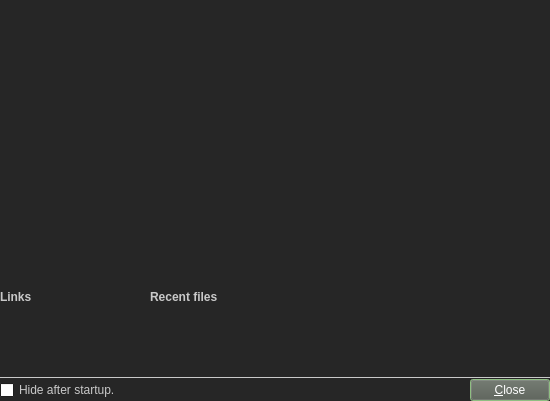
<?xml version="1.0" encoding="utf-8"?>
<ui version="4.0">
 <author>
    SPDX-FileCopyrightText: none
    SPDX-License-Identifier: GPL-3.0-or-later
  </author>
 <class>WdgSplash</class>
 <widget class="QWidget" name="WdgSplash">
  <property name="geometry">
   <rect>
    <x>0</x>
    <y>0</y>
    <width>550</width>
    <height>401</height>
   </rect>
  </property>
  <property name="sizePolicy">
   <sizepolicy hsizetype="Fixed" vsizetype="Preferred">
    <horstretch>0</horstretch>
    <verstretch>0</verstretch>
   </sizepolicy>
  </property>
  <property name="palette">
   <palette>
    <active>
     <colorrole role="WindowText">
      <brush brushstyle="SolidPattern">
       <color alpha="255">
        <red>201</red>
        <green>201</green>
        <blue>201</blue>
       </color>
      </brush>
     </colorrole>
     <colorrole role="Button">
      <brush brushstyle="SolidPattern">
       <color alpha="255">
        <red>64</red>
        <green>64</green>
        <blue>64</blue>
       </color>
      </brush>
     </colorrole>
     <colorrole role="Dark">
      <brush brushstyle="SolidPattern">
       <color alpha="255">
        <red>34</red>
        <green>32</green>
        <blue>31</blue>
       </color>
      </brush>
     </colorrole>
     <colorrole role="Text">
      <brush brushstyle="SolidPattern">
       <color alpha="255">
        <red>20</red>
        <green>19</green>
        <blue>18</blue>
       </color>
      </brush>
     </colorrole>
     <colorrole role="ButtonText">
      <brush brushstyle="SolidPattern">
       <color alpha="255">
        <red>201</red>
        <green>201</green>
        <blue>201</blue>
       </color>
      </brush>
     </colorrole>
     <colorrole role="Base">
      <brush brushstyle="SolidPattern">
       <color alpha="255">
        <red>255</red>
        <green>255</green>
        <blue>255</blue>
       </color>
      </brush>
     </colorrole>
     <colorrole role="Window">
      <brush brushstyle="SolidPattern">
       <color alpha="255">
        <red>38</red>
        <green>38</green>
        <blue>38</blue>
       </color>
      </brush>
     </colorrole>
     <colorrole role="Highlight">
      <brush brushstyle="SolidPattern">
       <color alpha="255">
        <red>153</red>
        <green>204</green>
        <blue>139</blue>
       </color>
      </brush>
     </colorrole>
     <colorrole role="Link">
      <brush brushstyle="SolidPattern">
       <color alpha="255">
        <red>233</red>
        <green>233</green>
        <blue>233</blue>
       </color>
      </brush>
     </colorrole>
     <colorrole role="LinkVisited">
      <brush brushstyle="SolidPattern">
       <color alpha="255">
        <red>202</red>
        <green>107</green>
        <blue>122</blue>
       </color>
      </brush>
     </colorrole>
    </active>
    <inactive>
     <colorrole role="WindowText">
      <brush brushstyle="SolidPattern">
       <color alpha="255">
        <red>201</red>
        <green>201</green>
        <blue>201</blue>
       </color>
      </brush>
     </colorrole>
     <colorrole role="Button">
      <brush brushstyle="SolidPattern">
       <color alpha="255">
        <red>64</red>
        <green>64</green>
        <blue>64</blue>
       </color>
      </brush>
     </colorrole>
     <colorrole role="Dark">
      <brush brushstyle="SolidPattern">
       <color alpha="255">
        <red>34</red>
        <green>32</green>
        <blue>31</blue>
       </color>
      </brush>
     </colorrole>
     <colorrole role="Text">
      <brush brushstyle="SolidPattern">
       <color alpha="255">
        <red>20</red>
        <green>19</green>
        <blue>18</blue>
       </color>
      </brush>
     </colorrole>
     <colorrole role="ButtonText">
      <brush brushstyle="SolidPattern">
       <color alpha="255">
        <red>201</red>
        <green>201</green>
        <blue>201</blue>
       </color>
      </brush>
     </colorrole>
     <colorrole role="Base">
      <brush brushstyle="SolidPattern">
       <color alpha="255">
        <red>255</red>
        <green>255</green>
        <blue>255</blue>
       </color>
      </brush>
     </colorrole>
     <colorrole role="Window">
      <brush brushstyle="SolidPattern">
       <color alpha="255">
        <red>38</red>
        <green>38</green>
        <blue>38</blue>
       </color>
      </brush>
     </colorrole>
     <colorrole role="Highlight">
      <brush brushstyle="SolidPattern">
       <color alpha="255">
        <red>153</red>
        <green>204</green>
        <blue>139</blue>
       </color>
      </brush>
     </colorrole>
     <colorrole role="Link">
      <brush brushstyle="SolidPattern">
       <color alpha="255">
        <red>233</red>
        <green>233</green>
        <blue>233</blue>
       </color>
      </brush>
     </colorrole>
     <colorrole role="LinkVisited">
      <brush brushstyle="SolidPattern">
       <color alpha="255">
        <red>202</red>
        <green>107</green>
        <blue>122</blue>
       </color>
      </brush>
     </colorrole>
    </inactive>
    <disabled>
     <colorrole role="WindowText">
      <brush brushstyle="SolidPattern">
       <color alpha="255">
        <red>34</red>
        <green>32</green>
        <blue>31</blue>
       </color>
      </brush>
     </colorrole>
     <colorrole role="Button">
      <brush brushstyle="SolidPattern">
       <color alpha="255">
        <red>64</red>
        <green>64</green>
        <blue>64</blue>
       </color>
      </brush>
     </colorrole>
     <colorrole role="Dark">
      <brush brushstyle="SolidPattern">
       <color alpha="255">
        <red>34</red>
        <green>32</green>
        <blue>31</blue>
       </color>
      </brush>
     </colorrole>
     <colorrole role="Text">
      <brush brushstyle="SolidPattern">
       <color alpha="255">
        <red>34</red>
        <green>32</green>
        <blue>31</blue>
       </color>
      </brush>
     </colorrole>
     <colorrole role="ButtonText">
      <brush brushstyle="SolidPattern">
       <color alpha="255">
        <red>34</red>
        <green>32</green>
        <blue>31</blue>
       </color>
      </brush>
     </colorrole>
     <colorrole role="Base">
      <brush brushstyle="SolidPattern">
       <color alpha="255">
        <red>38</red>
        <green>38</green>
        <blue>38</blue>
       </color>
      </brush>
     </colorrole>
     <colorrole role="Window">
      <brush brushstyle="SolidPattern">
       <color alpha="255">
        <red>38</red>
        <green>38</green>
        <blue>38</blue>
       </color>
      </brush>
     </colorrole>
     <colorrole role="Highlight">
      <brush brushstyle="SolidPattern">
       <color alpha="255">
        <red>209</red>
        <green>204</green>
        <blue>202</blue>
       </color>
      </brush>
     </colorrole>
     <colorrole role="Link">
      <brush brushstyle="SolidPattern">
       <color alpha="255">
        <red>233</red>
        <green>233</green>
        <blue>233</blue>
       </color>
      </brush>
     </colorrole>
     <colorrole role="LinkVisited">
      <brush brushstyle="SolidPattern">
       <color alpha="255">
        <red>202</red>
        <green>107</green>
        <blue>122</blue>
       </color>
      </brush>
     </colorrole>
    </disabled>
   </palette>
  </property>
  <property name="font">
   <font>
    <kerning>true</kerning>
   </font>
  </property>
  <property name="windowTitle">
   <string>IKriate</string>
  </property>
  <property name="windowOpacity">
   <double>1.000000000000000</double>
  </property>
  <layout class="QVBoxLayout" name="verticalLayout_4">
   <property name="spacing">
    <number>0</number>
   </property>
   <property name="leftMargin">
    <number>0</number>
   </property>
   <property name="topMargin">
    <number>0</number>
   </property>
   <property name="rightMargin">
    <number>0</number>
   </property>
   <property name="bottomMargin">
    <number>0</number>
   </property>
   <item>
    <widget class="QLabel" name="lblSplash">
     <property name="enabled">
      <bool>true</bool>
     </property>
     <property name="sizePolicy">
      <sizepolicy hsizetype="Preferred" vsizetype="Preferred">
       <horstretch>0</horstretch>
       <verstretch>0</verstretch>
      </sizepolicy>
     </property>
     <property name="minimumSize">
      <size>
       <width>504</width>
       <height>290</height>
      </size>
     </property>
     <property name="maximumSize">
      <size>
       <width>550</width>
       <height>290</height>
      </size>
     </property>
     <property name="font">
      <font>
       <kerning>false</kerning>
      </font>
     </property>
     <property name="frameShape">
      <enum>QFrame::NoFrame</enum>
     </property>
     <property name="frameShadow">
      <enum>QFrame::Plain</enum>
     </property>
     <property name="lineWidth">
      <number>0</number>
     </property>
     <property name="text">
      <string/>
     </property>
     <property name="textFormat">
      <enum>Qt::AutoText</enum>
     </property>
     <property name="pixmap">
      <pixmap>../../2.8/krita/data/splash/splash_screen.xpm</pixmap>
     </property>
     <property name="scaledContents">
      <bool>false</bool>
     </property>
     <property name="alignment">
      <set>Qt::AlignHCenter|Qt::AlignTop</set>
     </property>
     <property name="wordWrap">
      <bool>false</bool>
     </property>
     <property name="margin">
      <number>0</number>
     </property>
     <property name="indent">
      <number>0</number>
     </property>
    </widget>
   </item>
   <item>
    <layout class="QHBoxLayout" name="filesLayout">
     <property name="spacing">
      <number>0</number>
     </property>
     <property name="leftMargin">
      <number>0</number>
     </property>
     <property name="topMargin">
      <number>0</number>
     </property>
     <property name="rightMargin">
      <number>0</number>
     </property>
     <property name="bottomMargin">
      <number>0</number>
     </property>
     <item>
      <layout class="QVBoxLayout" name="verticalLayout_2">
       <property name="spacing">
        <number>0</number>
       </property>
       <property name="leftMargin">
        <number>0</number>
       </property>
       <property name="bottomMargin">
        <number>0</number>
       </property>
       <item>
        <widget class="QLabel" name="lblLinks">
         <property name="sizePolicy">
          <sizepolicy hsizetype="Minimum" vsizetype="Fixed">
           <horstretch>0</horstretch>
           <verstretch>0</verstretch>
          </sizepolicy>
         </property>
         <property name="minimumSize">
          <size>
           <width>150</width>
           <height>0</height>
          </size>
         </property>
         <property name="styleSheet">
          <string notr="true"/>
         </property>
         <property name="text">
          <string>&lt;html&gt;&lt;head/&gt;&lt;body&gt;&lt;p align=&quot;left&quot;&gt;&lt;span style=&quot; font-weight:600;&quot;&gt;Links&lt;/span&gt;&lt;/p&gt;&lt;/body&gt;&lt;/html&gt;</string>
         </property>
         <property name="textFormat">
          <enum>Qt::RichText</enum>
         </property>
         <property name="alignment">
          <set>Qt::AlignLeading|Qt::AlignLeft|Qt::AlignTop</set>
         </property>
         <property name="openExternalLinks">
          <bool>true</bool>
         </property>
        </widget>
       </item>
       <item>
        <spacer name="verticalSpacer">
         <property name="orientation">
          <enum>Qt::Vertical</enum>
         </property>
         <property name="sizeHint" stdset="0">
          <size>
           <width>20</width>
           <height>0</height>
          </size>
         </property>
        </spacer>
       </item>
      </layout>
     </item>
     <item>
      <layout class="QVBoxLayout" name="verticalLayout_3">
       <property name="spacing">
        <number>0</number>
       </property>
       <property name="rightMargin">
        <number>0</number>
       </property>
       <property name="bottomMargin">
        <number>0</number>
       </property>
       <item>
        <widget class="QLabel" name="lblRecent">
         <property name="sizePolicy">
          <sizepolicy hsizetype="Minimum" vsizetype="Fixed">
           <horstretch>0</horstretch>
           <verstretch>0</verstretch>
          </sizepolicy>
         </property>
         <property name="minimumSize">
          <size>
           <width>150</width>
           <height>0</height>
          </size>
         </property>
         <property name="text">
          <string>&lt;html&gt;&lt;head/&gt;&lt;body&gt;&lt;p align=&quot;left&quot;&gt;&lt;span style=&quot; font-weight:600;&quot;&gt;Recent files&lt;/span&gt;&lt;/p&gt;&lt;/body&gt;&lt;/html&gt;</string>
         </property>
         <property name="textFormat">
          <enum>Qt::RichText</enum>
         </property>
         <property name="alignment">
          <set>Qt::AlignLeading|Qt::AlignLeft|Qt::AlignTop</set>
         </property>
         <property name="openExternalLinks">
          <bool>false</bool>
         </property>
        </widget>
       </item>
       <item>
        <spacer name="verticalSpacer_2">
         <property name="orientation">
          <enum>Qt::Vertical</enum>
         </property>
         <property name="sizeType">
          <enum>QSizePolicy::Expanding</enum>
         </property>
         <property name="sizeHint" stdset="0">
          <size>
           <width>20</width>
           <height>0</height>
          </size>
         </property>
        </spacer>
       </item>
      </layout>
     </item>
     <item>
      <spacer name="horizontalSpacer">
       <property name="orientation">
        <enum>Qt::Horizontal</enum>
       </property>
       <property name="sizeType">
        <enum>QSizePolicy::MinimumExpanding</enum>
       </property>
       <property name="sizeHint" stdset="0">
        <size>
         <width>0</width>
         <height>0</height>
        </size>
       </property>
      </spacer>
     </item>
    </layout>
   </item>
   <item>
    <spacer name="verticalSpacer_3">
     <property name="orientation">
      <enum>Qt::Vertical</enum>
     </property>
     <property name="sizeType">
      <enum>QSizePolicy::MinimumExpanding</enum>
     </property>
     <property name="sizeHint" stdset="0">
      <size>
       <width>5</width>
       <height>0</height>
      </size>
     </property>
    </spacer>
   </item>
   <item>
    <widget class="Line" name="line">
     <property name="frameShadow">
      <enum>QFrame::Plain</enum>
     </property>
     <property name="orientation">
      <enum>Qt::Horizontal</enum>
     </property>
    </widget>
   </item>
   <item>
    <layout class="QHBoxLayout" name="actionControlsLayout">
     <property name="spacing">
      <number>0</number>
     </property>
     <property name="leftMargin">
      <number>0</number>
     </property>
     <property name="topMargin">
      <number>0</number>
     </property>
     <property name="rightMargin">
      <number>0</number>
     </property>
     <property name="bottomMargin">
      <number>0</number>
     </property>
     <item>
      <widget class="QCheckBox" name="chkShowAtStartup">
       <property name="sizePolicy">
        <sizepolicy hsizetype="MinimumExpanding" vsizetype="Fixed">
         <horstretch>0</horstretch>
         <verstretch>0</verstretch>
        </sizepolicy>
       </property>
       <property name="text">
        <string>Hide after startup.</string>
       </property>
      </widget>
     </item>
     <item>
      <widget class="QPushButton" name="bnClose">
       <property name="palette">
        <palette>
         <active>
          <colorrole role="WindowText">
           <brush brushstyle="SolidPattern">
            <color alpha="255">
             <red>255</red>
             <green>255</green>
             <blue>255</blue>
            </color>
           </brush>
          </colorrole>
          <colorrole role="Button">
           <brush brushstyle="SolidPattern">
            <color alpha="255">
             <red>78</red>
             <green>78</green>
             <blue>78</blue>
            </color>
           </brush>
          </colorrole>
          <colorrole role="Light">
           <brush brushstyle="SolidPattern">
            <color alpha="255">
             <red>117</red>
             <green>117</green>
             <blue>117</blue>
            </color>
           </brush>
          </colorrole>
          <colorrole role="Midlight">
           <brush brushstyle="SolidPattern">
            <color alpha="255">
             <red>97</red>
             <green>97</green>
             <blue>97</blue>
            </color>
           </brush>
          </colorrole>
          <colorrole role="Dark">
           <brush brushstyle="SolidPattern">
            <color alpha="255">
             <red>39</red>
             <green>39</green>
             <blue>39</blue>
            </color>
           </brush>
          </colorrole>
          <colorrole role="Mid">
           <brush brushstyle="SolidPattern">
            <color alpha="255">
             <red>52</red>
             <green>52</green>
             <blue>52</blue>
            </color>
           </brush>
          </colorrole>
          <colorrole role="Text">
           <brush brushstyle="SolidPattern">
            <color alpha="255">
             <red>255</red>
             <green>255</green>
             <blue>255</blue>
            </color>
           </brush>
          </colorrole>
          <colorrole role="BrightText">
           <brush brushstyle="SolidPattern">
            <color alpha="255">
             <red>255</red>
             <green>255</green>
             <blue>255</blue>
            </color>
           </brush>
          </colorrole>
          <colorrole role="ButtonText">
           <brush brushstyle="SolidPattern">
            <color alpha="255">
             <red>255</red>
             <green>255</green>
             <blue>255</blue>
            </color>
           </brush>
          </colorrole>
          <colorrole role="Base">
           <brush brushstyle="SolidPattern">
            <color alpha="255">
             <red>0</red>
             <green>0</green>
             <blue>0</blue>
            </color>
           </brush>
          </colorrole>
          <colorrole role="Window">
           <brush brushstyle="SolidPattern">
            <color alpha="255">
             <red>78</red>
             <green>78</green>
             <blue>78</blue>
            </color>
           </brush>
          </colorrole>
          <colorrole role="Shadow">
           <brush brushstyle="SolidPattern">
            <color alpha="255">
             <red>0</red>
             <green>0</green>
             <blue>0</blue>
            </color>
           </brush>
          </colorrole>
          <colorrole role="AlternateBase">
           <brush brushstyle="SolidPattern">
            <color alpha="255">
             <red>39</red>
             <green>39</green>
             <blue>39</blue>
            </color>
           </brush>
          </colorrole>
          <colorrole role="ToolTipBase">
           <brush brushstyle="SolidPattern">
            <color alpha="255">
             <red>255</red>
             <green>255</green>
             <blue>220</blue>
            </color>
           </brush>
          </colorrole>
          <colorrole role="ToolTipText">
           <brush brushstyle="SolidPattern">
            <color alpha="255">
             <red>0</red>
             <green>0</green>
             <blue>0</blue>
            </color>
           </brush>
          </colorrole>
         </active>
         <inactive>
          <colorrole role="WindowText">
           <brush brushstyle="SolidPattern">
            <color alpha="255">
             <red>255</red>
             <green>255</green>
             <blue>255</blue>
            </color>
           </brush>
          </colorrole>
          <colorrole role="Button">
           <brush brushstyle="SolidPattern">
            <color alpha="255">
             <red>78</red>
             <green>78</green>
             <blue>78</blue>
            </color>
           </brush>
          </colorrole>
          <colorrole role="Light">
           <brush brushstyle="SolidPattern">
            <color alpha="255">
             <red>117</red>
             <green>117</green>
             <blue>117</blue>
            </color>
           </brush>
          </colorrole>
          <colorrole role="Midlight">
           <brush brushstyle="SolidPattern">
            <color alpha="255">
             <red>97</red>
             <green>97</green>
             <blue>97</blue>
            </color>
           </brush>
          </colorrole>
          <colorrole role="Dark">
           <brush brushstyle="SolidPattern">
            <color alpha="255">
             <red>39</red>
             <green>39</green>
             <blue>39</blue>
            </color>
           </brush>
          </colorrole>
          <colorrole role="Mid">
           <brush brushstyle="SolidPattern">
            <color alpha="255">
             <red>52</red>
             <green>52</green>
             <blue>52</blue>
            </color>
           </brush>
          </colorrole>
          <colorrole role="Text">
           <brush brushstyle="SolidPattern">
            <color alpha="255">
             <red>255</red>
             <green>255</green>
             <blue>255</blue>
            </color>
           </brush>
          </colorrole>
          <colorrole role="BrightText">
           <brush brushstyle="SolidPattern">
            <color alpha="255">
             <red>255</red>
             <green>255</green>
             <blue>255</blue>
            </color>
           </brush>
          </colorrole>
          <colorrole role="ButtonText">
           <brush brushstyle="SolidPattern">
            <color alpha="255">
             <red>255</red>
             <green>255</green>
             <blue>255</blue>
            </color>
           </brush>
          </colorrole>
          <colorrole role="Base">
           <brush brushstyle="SolidPattern">
            <color alpha="255">
             <red>0</red>
             <green>0</green>
             <blue>0</blue>
            </color>
           </brush>
          </colorrole>
          <colorrole role="Window">
           <brush brushstyle="SolidPattern">
            <color alpha="255">
             <red>78</red>
             <green>78</green>
             <blue>78</blue>
            </color>
           </brush>
          </colorrole>
          <colorrole role="Shadow">
           <brush brushstyle="SolidPattern">
            <color alpha="255">
             <red>0</red>
             <green>0</green>
             <blue>0</blue>
            </color>
           </brush>
          </colorrole>
          <colorrole role="AlternateBase">
           <brush brushstyle="SolidPattern">
            <color alpha="255">
             <red>39</red>
             <green>39</green>
             <blue>39</blue>
            </color>
           </brush>
          </colorrole>
          <colorrole role="ToolTipBase">
           <brush brushstyle="SolidPattern">
            <color alpha="255">
             <red>255</red>
             <green>255</green>
             <blue>220</blue>
            </color>
           </brush>
          </colorrole>
          <colorrole role="ToolTipText">
           <brush brushstyle="SolidPattern">
            <color alpha="255">
             <red>0</red>
             <green>0</green>
             <blue>0</blue>
            </color>
           </brush>
          </colorrole>
         </inactive>
         <disabled>
          <colorrole role="WindowText">
           <brush brushstyle="SolidPattern">
            <color alpha="255">
             <red>39</red>
             <green>39</green>
             <blue>39</blue>
            </color>
           </brush>
          </colorrole>
          <colorrole role="Button">
           <brush brushstyle="SolidPattern">
            <color alpha="255">
             <red>78</red>
             <green>78</green>
             <blue>78</blue>
            </color>
           </brush>
          </colorrole>
          <colorrole role="Light">
           <brush brushstyle="SolidPattern">
            <color alpha="255">
             <red>117</red>
             <green>117</green>
             <blue>117</blue>
            </color>
           </brush>
          </colorrole>
          <colorrole role="Midlight">
           <brush brushstyle="SolidPattern">
            <color alpha="255">
             <red>97</red>
             <green>97</green>
             <blue>97</blue>
            </color>
           </brush>
          </colorrole>
          <colorrole role="Dark">
           <brush brushstyle="SolidPattern">
            <color alpha="255">
             <red>39</red>
             <green>39</green>
             <blue>39</blue>
            </color>
           </brush>
          </colorrole>
          <colorrole role="Mid">
           <brush brushstyle="SolidPattern">
            <color alpha="255">
             <red>52</red>
             <green>52</green>
             <blue>52</blue>
            </color>
           </brush>
          </colorrole>
          <colorrole role="Text">
           <brush brushstyle="SolidPattern">
            <color alpha="255">
             <red>39</red>
             <green>39</green>
             <blue>39</blue>
            </color>
           </brush>
          </colorrole>
          <colorrole role="BrightText">
           <brush brushstyle="SolidPattern">
            <color alpha="255">
             <red>255</red>
             <green>255</green>
             <blue>255</blue>
            </color>
           </brush>
          </colorrole>
          <colorrole role="ButtonText">
           <brush brushstyle="SolidPattern">
            <color alpha="255">
             <red>39</red>
             <green>39</green>
             <blue>39</blue>
            </color>
           </brush>
          </colorrole>
          <colorrole role="Base">
           <brush brushstyle="SolidPattern">
            <color alpha="255">
             <red>78</red>
             <green>78</green>
             <blue>78</blue>
            </color>
           </brush>
          </colorrole>
          <colorrole role="Window">
           <brush brushstyle="SolidPattern">
            <color alpha="255">
             <red>78</red>
             <green>78</green>
             <blue>78</blue>
            </color>
           </brush>
          </colorrole>
          <colorrole role="Shadow">
           <brush brushstyle="SolidPattern">
            <color alpha="255">
             <red>0</red>
             <green>0</green>
             <blue>0</blue>
            </color>
           </brush>
          </colorrole>
          <colorrole role="AlternateBase">
           <brush brushstyle="SolidPattern">
            <color alpha="255">
             <red>78</red>
             <green>78</green>
             <blue>78</blue>
            </color>
           </brush>
          </colorrole>
          <colorrole role="ToolTipBase">
           <brush brushstyle="SolidPattern">
            <color alpha="255">
             <red>255</red>
             <green>255</green>
             <blue>220</blue>
            </color>
           </brush>
          </colorrole>
          <colorrole role="ToolTipText">
           <brush brushstyle="SolidPattern">
            <color alpha="255">
             <red>0</red>
             <green>0</green>
             <blue>0</blue>
            </color>
           </brush>
          </colorrole>
         </disabled>
        </palette>
       </property>
       <property name="text">
        <string>&amp;Close</string>
       </property>
       <property name="autoDefault">
        <bool>true</bool>
       </property>
       <property name="default">
        <bool>true</bool>
       </property>
       <property name="flat">
        <bool>false</bool>
       </property>
      </widget>
     </item>
    </layout>
   </item>
  </layout>
 </widget>
 <resources/>
 <connections/>
</ui>
